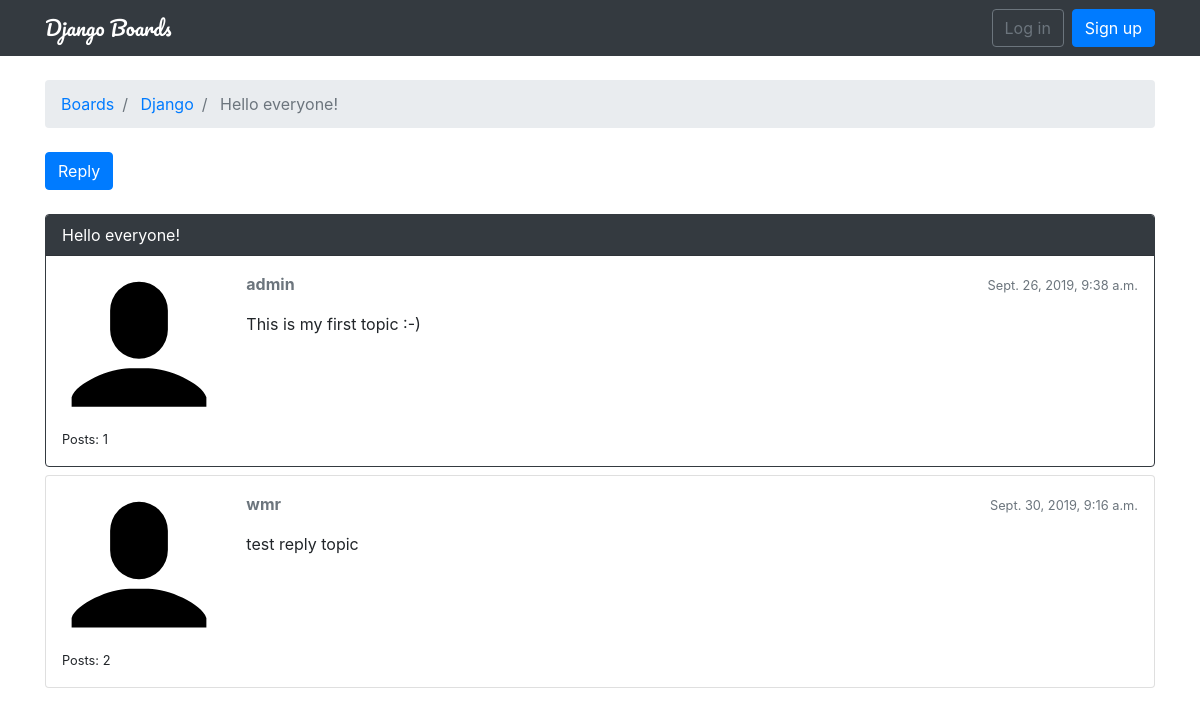
The app's page /board/1/topics/1/, older data.
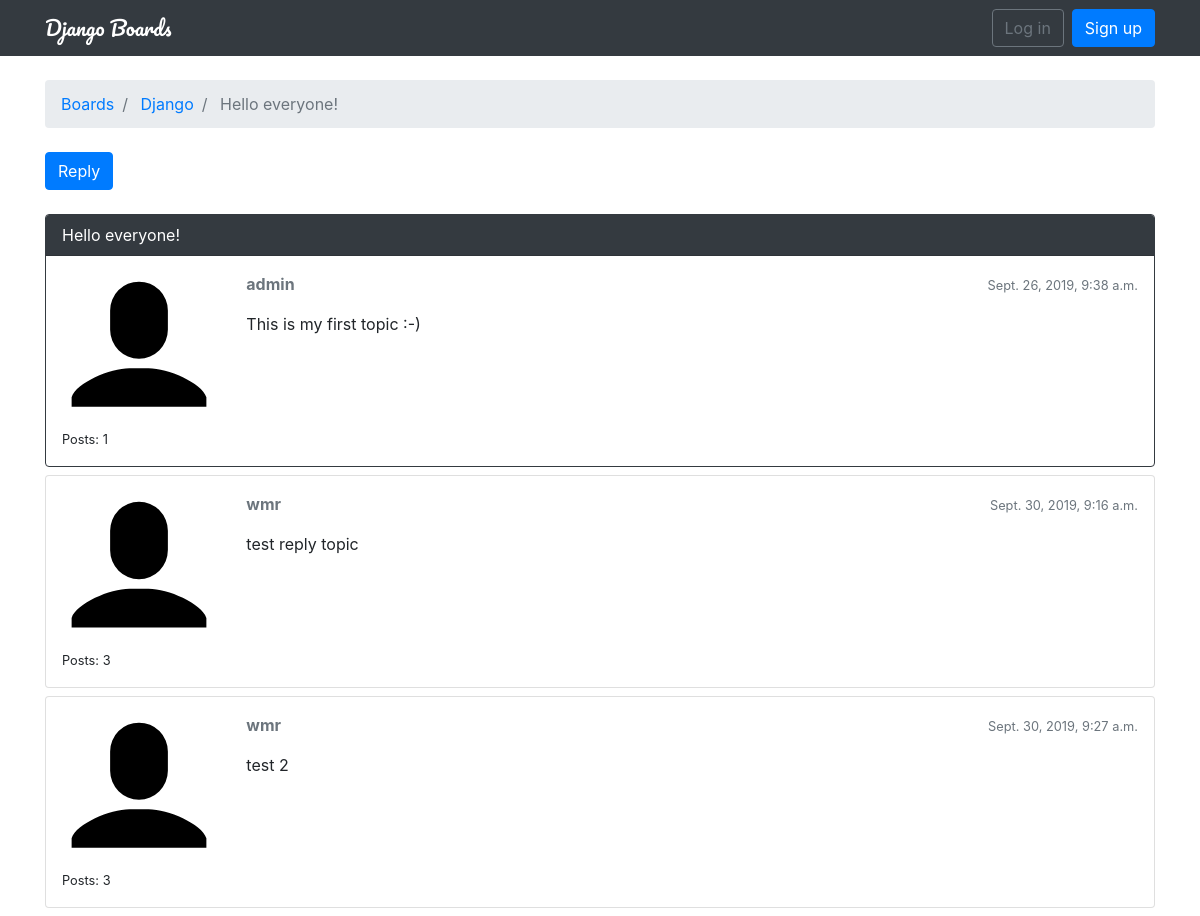
The same page, newer data.
### boards/models.py (models this page shows, shortened)
class Topic(models.Model):
    subject = models.CharField(max_length=255)
    last_updated = models.DateTimeField(auto_now_add=True)  # 创建对象时，设置为当前时间
    board = models.ForeignKey(Board, related_name='topics')  # 外键，related_name告诉关联的模型用什么字段引用本模型
    starter = models.ForeignKey(User, related_name='topics')

class Board(models.Model):
    name = models.CharField(max_length=30, unique=True)  # 限制名称唯一性
    description = models.CharField(max_length=255)

class Post(models.Model):
    message = models.TextField(max_length=4000)
    topic = models.ForeignKey(Topic, related_name='posts')
    created_at = models.DateTimeField(auto_now_add=True)
    updated_at = models.DateTimeField(null=True)
    created_by = models.ForeignKey(User, related_name='posts')
    updated_by = models.ForeignKey(User, null=True, related_name='+')  # +表示不建立反向关系，即不关心用户修改过哪些帖子

### boards/views.py (the view)
# urls.py: url(r'^board/(?P<pk>\d+)/topics/(?P<topic_pk>\d+)/$', views.topic_posts, name='topic_posts'),
def topic_posts(request, pk, topic_pk):
    topic = get_object_or_404(Topic, board__pk=pk, pk=topic_pk)
    return render(request, 'topic_posts.html', {'topic': topic})

### templates/topic_posts.html (shortened to what this page needs)
{% extends 'base.html' %}
{% load static %}
{% block breadcrumb %}
<li class="breadcrumb-item">
    <a href="{% url 'home' %}">Boards</a>
</li>
<li class="breadcrumb-item">
    <a href="{% url 'board_topics' topic.board.pk %}">{{ topic.board.name }}</a>
</li>
<li class="breadcrumb-item active">
    {{ topic.subject }}
</li>
{% endblock %}
{% block content %}
<div class="mb-4">
    <a href="{% url 'reply_topic' topic.board.pk topic.pk %}" class="btn btn-primary" role="button">Reply</a>
</div>
{% for post in topic.posts.all %}
<div class="card mb-2 {% if forloop.first %} border-dark {% endif %}">
    {% if forloop.first %}
    <div class="card-header text-white bg-dark py-2 px-3">{{ topic.subject }}</div>
    {% endif %}
    <div class="card-body p-3">
        <div class="row">
            <div class="col-2">
                <img src="{% static 'img/avatar.svg' %}" alt="{{ post.created_by.username }}" class="w-100">
                <small>Posts: {{ post.created_by.posts.count }}</small>
            </div>
            <div class="col-10">
                <div class="row mb-3">
                    <div class="col-6">
                        <strong class="text-muted">{{ post.created_by.username }}</strong>
                    </div>
                    <div class="col-6 text-right">
                        <small class="text-muted">{{ post.created_at }}</small>
                    </div>
                </div>
                {{ post.message }}
            </div>
        </div>
    </div>
</div>
{% endfor %}
{% endblock %}

### templates/base.html (shortened to what this page needs)
{% load static %}<!DOCTYPE html>
<html lang="en">
<head>
    <link rel="stylesheet" href="{% static 'css/bootstrap.min.css' %}">
    <link rel="stylesheet" href="{% static 'css/app.css' %}">
</head>
<body>
{% block body %}
<nav class="navbar navbar-expand-sm navbar-dark bg-dark">
    <div class="container">
        <a class="navbar-brand" href="{% url 'home' %}">Django Boards</a>
        <div class="collapse navbar-collapse" id="mainMenu">
            {% if user.is_authenticated %}
            <ul class="navbar-nav ml-auto">
                <li class="nav-item dropdown">
                    <a class="nav-link dropdown-toggle" href="#" id="userMenu" data-toggle="dropdown"
                       aria-haspopup="true" aria-expanded="false">
                        {{ user.username }}
                    </a>
                    <div class="dropdown-menu dropdown-menu-right" aria-labelledby="userMenu">
                        <a class="dropdown-item" href="#">My account</a>
                        <a class="dropdown-item" href="{% url 'password_change' %}">Change password</a>
                        <div class="dropdown-divider"></div>
                        <a class="dropdown-item" href="{% url 'logout' %}">Log out</a>
                    </div>
                </li>
            </ul>
            {% else %}
            <form class="form-inline ml-auto">
                <a href="{% url 'login' %}" class="btn btn-outline-secondary">Log in</a>
                <a href="{% url 'signup' %}" class="btn btn-primary ml-2">Sign up</a>
            </form>
            {% endif %}
        </div>
    </div>
</nav>
<div class="container">
    <ol class="breadcrumb my-4">
        {% block breadcrumb %}
        {% endblock %}
    </ol>
    {% block content %}
    {% endblock %}
</div>
{% endblock body %}
</body>
</html>

### static/css/app.css (style rules this page uses)
.navbar-brand { font-family: 'Pacifico', cursive; }

Row changes from the older to the newer data that the page shows:
computed for Post "test reply topic": created_by.posts.count "2" → "3"
added Post: created_by.posts.count "3", created_by.username "wmr", created_at "Sept. 30, 2019, 9:27 a.m.", message "test 2"
